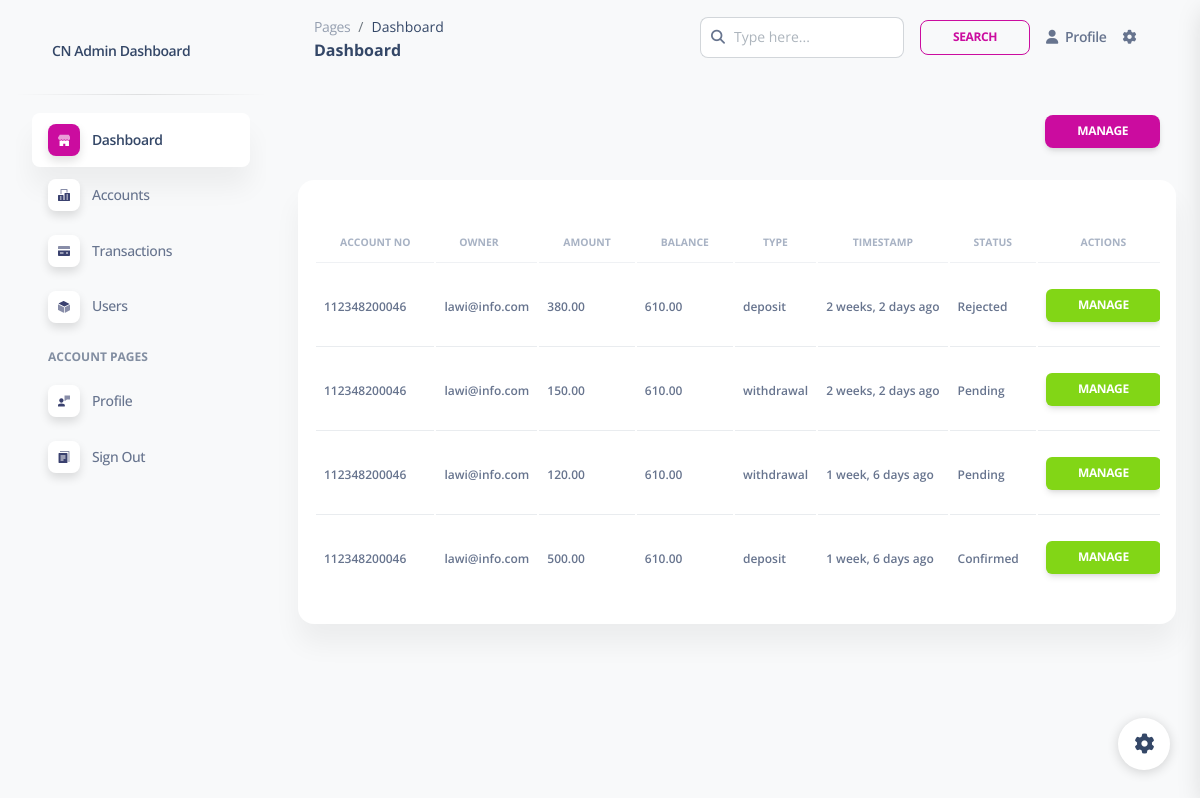
Before: /control/transactions/ with the older database file.
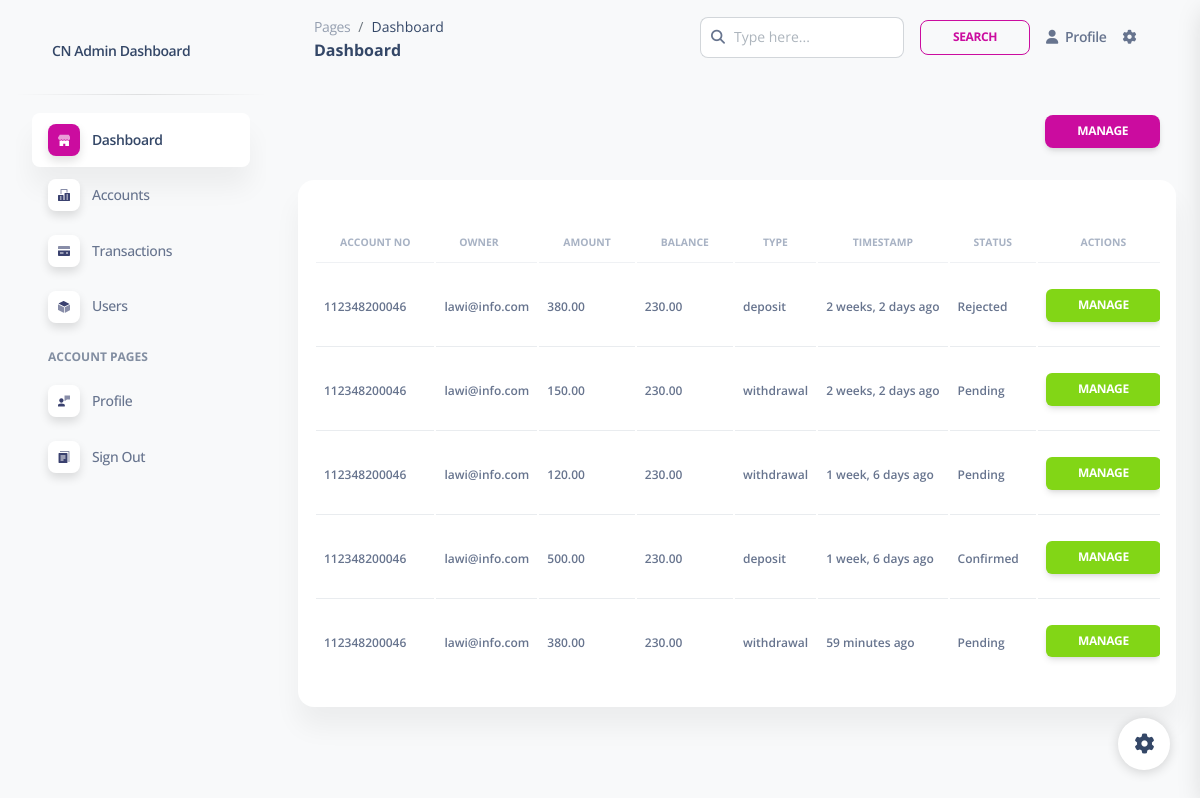
After: the same page with the newer database file.
### core/models.py (models this page shows, shortened)
class Transaction(models.Model):
    TRANSACTION_TYPES = (
        ('deposit', 'Deposit'),
        ('withdrawal', 'Withdrawal'),
    )
    STATUS = (
        ('Pending', 'pending'),
        ('Confirmed', 'confirmed'),
        ('Rejected', 'rejected'),
    )
    account = models.ForeignKey(Account, on_delete=models.CASCADE, related_name='transactions')
    transaction_type = models.CharField(max_length=10, choices=TRANSACTION_TYPES)
    amount = models.DecimalField(max_digits=12, decimal_places=2)
    date = models.DateTimeField(default=timezone.now)
    tr_status = models.CharField(max_length=55, choices=STATUS, default='Pending')

class Account(models.Model):
    STATUS = [
        ('Active', 'active'),
        ('Inactive', 'inactive'),
        ('Pending', 'pending'),
        ('On Hold', 'on hold'),
        ('Closed', 'closed'),
    ]
    user = models.OneToOneField(CustomUser, on_delete=models.CASCADE, related_name='account')
    balance = models.DecimalField(max_digits=12, decimal_places=2, default=0.00)
    status = models.CharField(max_length=50, choices=STATUS, default='pending')
    account_no = models.CharField(max_length=12, editable=False, unique=True)

### accounts/models.py (models this page shows, shortened)
class CustomUser(AbstractBaseUser, PermissionsMixin):
    ROLES = [
        ('User', 'user'),
        ('Staff', 'staff'),
        ('Admin', 'admin'),
    ]
    first_name = models.CharField(max_length=30, blank=False)
    last_name = models.CharField(max_length=30, blank=False)
    address = models.TextField(blank=True, null=True)
    phone_no = models.IntegerField(blank=True, null=True)
    email = models.EmailField(unique=True)
    date_joined = models.DateTimeField(default=timezone.now)
    last_login = models.DateTimeField(null=True, blank=True)
    is_active = models.BooleanField(default=True)
    is_staff = models.BooleanField(default=False)
    user_type = models.CharField(max_length=20, choices=ROLES, default='User')
    account_no = models.CharField(max_length=12, unique=True, editable=False)
    password_reset_token = models.CharField(max_length=100, blank=True, null=True)
    password_reset_expiry = models.DateTimeField(blank=True, null=True)
    objects = CustomUserManager()
    USERNAME_FIELD = 'email'
    REQUIRED_FIELDS = ['first_name', 'last_name']

### control/views.py (the view)
# urls.py: path('transactions/', views.TransactionListView.as_view(), name='transactions'),
class TransactionListView(ListView):
    context_object_name = 'transactions'
    model = Transaction
    template_name = 'transactions/transactions.html'
    paginate_by = 10

### control/templates/transactions/transactions.html
{% extends '../dashboard.html' %}
{% block content %}
<div class="container py-4">
    <div class="d-flex justify-content-end m-3">
        <a href="#" class="btn  btn-sm btn-primary">
            Manage
        </a>
    </div>
    <div class="card p-3">
        <div class="card-body px-0 pb-2">
            <div class="table-responsive">
                <div class="table-responsive">
                    <table class="table align-items-center mb-0">
                        <thead>
                            <tr>
                                <th class="text-uppercase text-secondary text-xxs font-weight-bolder opacity-7">
                                    Account No</th>
                                <th
                                    class="text-uppercase text-secondary text-xxs font-weight-bolder opacity-7 ps-2 text-center">
                                    Owner</th>
                                <th
                                    class="text-center text-uppercase text-secondary text-xxs font-weight-bolder opacity-7">
                                    Amount</th>
                                <th
                                    class="text-center text-uppercase text-secondary text-xxs font-weight-bolder opacity-7">
                                    Balance</th>
                                <th
                                    class="text-center text-uppercase text-secondary text-xxs font-weight-bolder opacity-7">
                                    Type</th>
                                <th
                                    class="text-center text-uppercase text-secondary text-xxs font-weight-bolder opacity-7">
                                    Timestamp</th>
                                <th
                                    class="text-center text-uppercase text-secondary text-xxs font-weight-bolder opacity-7">
                                    Status</th>
                                <th
                                    class="text-center text-uppercase text-secondary text-xxs font-weight-bolder opacity-7">
                                    Actions</th>
                            </tr>
                        </thead>
                        {% for tr in transactions %}
                        <tr>
                            <td class="align-middle text-sm ">
                                <span class="text-xs font-weight-bold"> {{tr.account.account_no}} </span>
                            </td>
                            <td class="align-middle text-sm ">
                                <span class="text-xs font-weight-bold"> {{tr.account.user.email}} </span>
                            </td>
                            <td class="align-middle text-sm ">
                                <span class="text-xs font-weight-bold"> {{tr.amount}} </span>
                            </td>
                            <td class="align-middle text-sm ">
                                <span class="text-xs font-weight-bold"> {{tr.account.balance}} </span>
                            </td>
                            <td class="align-middle text-sm ">
                                <span class="text-xs font-weight-bold"> {{tr.transaction_type}} </span>
                            </td>
                            <td class="align-middle text-sm ">
                                <span class="text-xs font-weight-bold"> {{tr.date | timesince }} ago </span>
                            </td>
                            <td class="align-middle text-sm ">
                                <span class="text-xs font-weight-bold"> {{tr.tr_status}} </span>
                            </td>
                            <td>
                                <a href="{% url 'transaction_update' tr.id %}"
                                    class="btn btn-sm btn-success rounded mt-3">Manage</a>
                            </td>
                        </tr>
                        {% endfor %}
                    </table>
                </div>
            </div>
        </div>
    </div>
</div>
{% endblock %}

### control/templates/dashboard.html (shortened to what this page needs)
{% load static %}
<!DOCTYPE html>
<html lang="en">
<head>
    <link href="{% static 'css/nucleo-icons.css' %}" rel="stylesheet" />
    <link href="{% static 'css/nucleo-svg.css' %}" rel="stylesheet" />
    <link href="{% static 'css/nucleo-svg.css' %}" rel="stylesheet" />
    <link id="pagestyle" href="{% static 'css/soft-ui-dashboard.min.css' %}" rel="stylesheet" />
</head>
<body class="g-sidenav-show  bg-gray-100">
    <aside class="sidenav navbar navbar-vertical navbar-expand-xs border-0 border-radius-xl my-3 fixed-start ms-3 "
        id="sidenav-main">
        <div class="sidenav-header">
            <a class="navbar-brand m-0" href="{% url 'dashboard' %} " target="_blank">
                <span class="ms-1 font-weight-bold">CN Admin Dashboard</span>
            </a>
        </div>
        <hr class="horizontal dark mt-0">
        <div class="collapse navbar-collapse  w-auto " id="sidenav-collapse-main">
            <ul class="navbar-nav">
                <li class="nav-item">
                    <a class="nav-link  active" href="{% url 'dashboard' %}">
                        <div
                            class="icon icon-shape icon-sm shadow border-radius-md bg-white text-center me-2 d-flex align-items-center justify-content-center">
                        </div>
                        <span class="nav-link-text ms-1">Dashboard</span>
                    </a>
                </li>
                <li class="nav-item">
                    <a class="nav-link  " href="{% url 'accounts' %}">
                        <div
                            class="icon icon-shape icon-sm shadow border-radius-md bg-white text-center me-2 d-flex align-items-center justify-content-center">
                        </div>
                        <span class="nav-link-text ms-1">Accounts</span>
                    </a>
                </li>
                <li class="nav-item">
                    <a class="nav-link  " href="{% url 'transactions' %}">
                        <div
                            class="icon icon-shape icon-sm shadow border-radius-md bg-white text-center me-2 d-flex align-items-center justify-content-center">
                        </div>
                        <span class="nav-link-text ms-1">Transactions</span>
                    </a>
                </li>
                <li class="nav-item">
                    <a class="nav-link  " href="{% url 'ctrl_users' %}">
                        <div
                            class="icon icon-shape icon-sm shadow border-radius-md bg-white text-center me-2 d-flex align-items-center justify-content-center">
                        </div>
                        <span class="nav-link-text ms-1">Users</span>
                    </a>
                </li>
                <li class="nav-item mt-3">
                    <h6 class="ps-4 ms-2 text-uppercase text-xs font-weight-bolder opacity-6">Account pages</h6>
                </li>
                <li class="nav-item">
                    <a class="nav-link  " href="{% url 'admin_profile' %}">
                        <div
                            class="icon icon-shape icon-sm shadow border-radius-md bg-white text-center me-2 d-flex align-items-center justify-content-center">
                        </div>
                        <span class="nav-link-text ms-1">Profile</span>
                    </a>
                </li>
                <li class="nav-item">
                    <a class="nav-link  " href="{% url 'signout' %}">
                        <div
                            class="icon icon-shape icon-sm shadow border-radius-md bg-white text-center me-2 d-flex align-items-center justify-content-center">
                        </div>
                        <span class="nav-link-text ms-1">Sign Out</span>
                    </a>
                </li>
            </ul>
        </div>
    </aside>
    <main class="main-content position-relative max-height-vh-100 h-100 border-radius-lg ">
        <nav class="navbar navbar-main navbar-expand-lg px-0 mx-4 shadow-none border-radius-xl" id="navbarBlur"
            navbar-scroll="true">
            <div class="container-fluid py-1 px-3">
                <nav aria-label="breadcrumb">
                    <ol class="breadcrumb bg-transparent mb-0 pb-0 pt-1 px-0 me-sm-6 me-5">
                        <li class="breadcrumb-item text-sm"><a class="opacity-5 text-dark" href="javascript:;">Pages</a>
                        </li>
                        <li class="breadcrumb-item text-sm text-dark active" aria-current="page"> Dashboard </li>
                    </ol>
                    <h6 class="font-weight-bolder mb-0"> Dashboard </h6>
                </nav>
                <div class="collapse navbar-collapse mt-sm-0 mt-2 me-md-0 me-sm-4" id="navbar">
                    <div class="ms-md-auto pe-md-3 d-flex align-items-center">
                        <div class="input-group">
                            <span class="input-group-text text-body"><i class="fas fa-search"
                                    aria-hidden="true"></i></span>
                            <input type="text" class="form-control" placeholder="Type here...">
                        </div>
                    </div>
                    <ul class="navbar-nav  justify-content-end">
                        <li class="nav-item d-flex align-items-center">
                            <a class="btn btn-outline-primary btn-sm mb-0 me-3" target="_blank" href="#">Search</a>
                        </li>
                        <li class="nav-item d-flex align-items-center">
                            <a href="{% url 'admin_profile' %}" class="nav-link text-body font-weight-bold px-0">
                                <i class="fa fa-user me-sm-1"></i>
                                <span class="d-sm-inline d-none">Profile</span>
                            </a>
                        </li>
                        <li class="nav-item px-3 d-flex align-items-center">
                            <a href="javascript:;" class="nav-link text-body p-0">
                                <i class="fa fa-cog fixed-plugin-button-nav cursor-pointer"></i>
                            </a>
                        </li>
                        <li class="nav-item dropdown pe-2 d-flex align-items-center">
                        </li>
                    </ul>
                </div>
            </div>
        </nav>
        {% block content %}{% endblock %}
        <footer class="footer pt-3  ">
        </footer>
    </main>
    <div class="fixed-plugin">
        <a class="fixed-plugin-button text-dark position-fixed px-3 py-2">
            <i class="fa fa-cog py-2"> </i>
        </a>
    </div>
</body>
</html>

### static/css/nucleo-svg.css (style rules this page uses)
.icon { display:inline-block;color:#111;height:1em;width:1em }
.icon-sm { height:.8em;width:.8em }
.icon { fill:currentColor;stroke:none }

Changed rows visible on the page:
changed through a linked row, Transaction "Rejected": account.balance "610.00" → "230.00"
changed through a linked row, Transaction (number 2 of 5 on the later page): account.balance "610.00" → "230.00"
changed through a linked row, Transaction (number 3 of 5 on the later page): account.balance "610.00" → "230.00"
changed through a linked row, Transaction "Confirmed": account.balance "610.00" → "230.00"
added Transaction: account.account_no "112348200046", account.user.email "lawi@info.com", amount "380.00", account.balance "230.00", transaction_type "withdrawal", date "59 minutes", tr_status "Pending"
